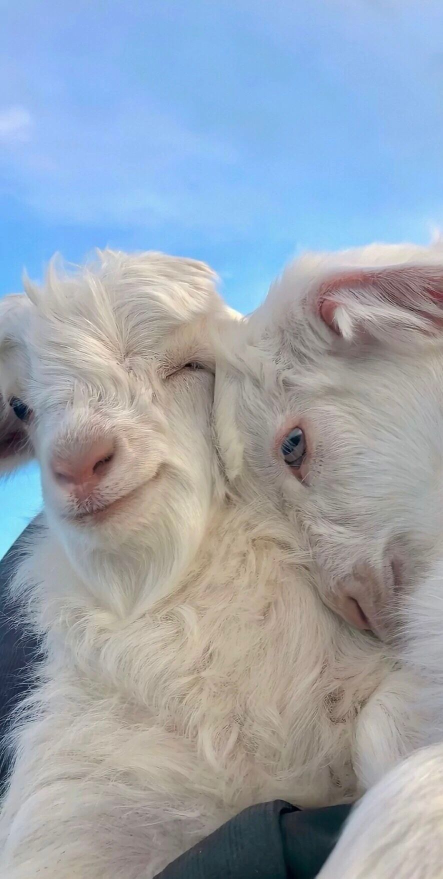
#> input picture practises/sheep.png, 886 x 1757 px (shown at 1/2 size)
$ python PIL_notes.py
#> lines starting #> are read from the running program, lines starting #| are printed output that depends on the picture
from PIL import Image
import numpy as np
'''
'''

img=Image.open(r"sheep.png")
#> img is the input picture: PIL image 886x1757 RGB; mean R, G, B 153.8, 164.2, 176.6
# print(img)
# img.show()
w,h=img.size
#> w = 886; h = 1757
print(w,h)
#| 886 1757
print(img.getbands())#返回元组通道
#| ('R', 'G', 'B')
print(img.mode)#返回字符串通道模式
#| RGB
p=img.getpixel((100,100))#查看某个像素值
#> p = (139, 186, 242)
print(p)
#| (139, 186, 242)

img1=img.convert("L")#转为1通道灰度图
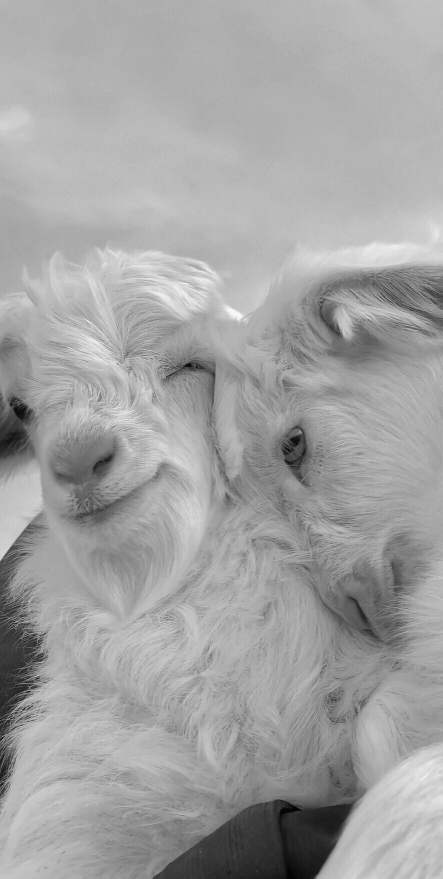
#> img1: PIL image 886x1757 L (shown at 1/2 size); min 1, max 253, mean 162.5
print(img1.mode)
#| L
# img.show()
p1=img1.getpixel((100,100))#查看某个像素值
#> p1 = 178
print(p1)
#| 178

img2=img1.convert("RGB")
print(img2.mode)#转为RGB
#| RGB
# img.show()
p2=img2.getpixel((100,100))#查看某个像素值
#> p2 = (178, 178, 178)
print(p2)
#| (178, 178, 178)

#缩放
img3=img.resize((230,230))
# img3=img.resize((w//4,h//4))#等比缩放
# img3.show()
img3.save("2.jpg")
#抠图
img4=img.crop((0,400,500,1200))
# img4.show()
img4.save("3.jpg")
#旋转
img5=img4.rotate(45)
# img5.show()
#粘贴
img1.paste(img4)
# img1.show()

#翻转
img6=img4.transpose(Image.FLIP_LEFT_RIGHT)#左右翻转
# img6.show()
img7=img4.transpose(Image.FLIP_TOP_BOTTOM)#上下翻转
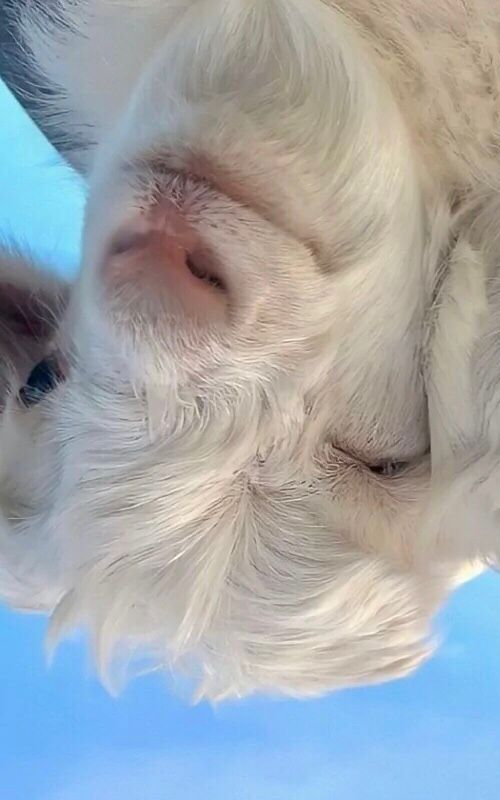
#> img7: PIL image 500x800 RGB; mean R, G, B 160.8, 167.3, 172.4
# [17 lines of commented-out code are left out]
img_data=np.array(img)
print(img_data)
#> (printed output is left out)
print(img_data.shape)#格式(h,w,c)
#| (1757, 886, 3)
B_data=img_data[...,1]
print(f"B_data类型{B_data.dtype}")
#| B_data类型uint8
B1_data=np.expand_dims(B_data,axis=2)
back_data=np.zeros((1757,886,1),dtype=np.uint8)
print(f"back_data类型{back_data.dtype}")
blue_data=np.concatenate((back_data,B1_data,back_data),axis=2)
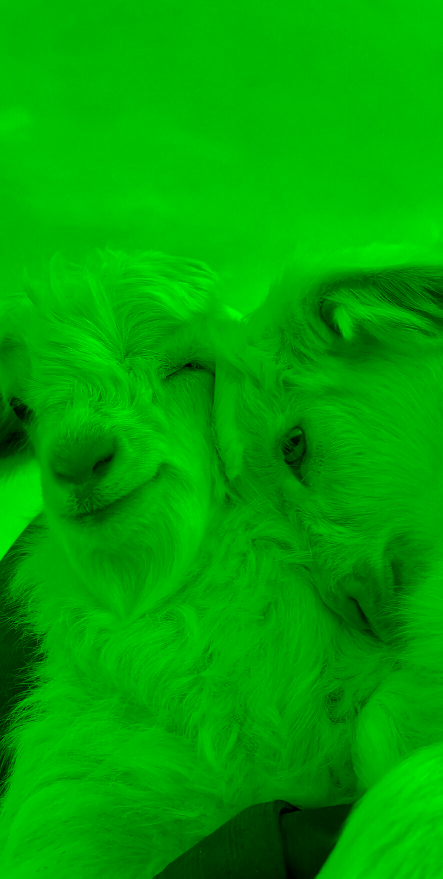
#> blue_data: shape (1757, 886, 3) (shown at 1/2 size); mean of channels 0, 1, 2 0, 164.2, 0; drawn as R, G, B
B_data=B_data.transpose((1,0))#改变图片的data也能翻转
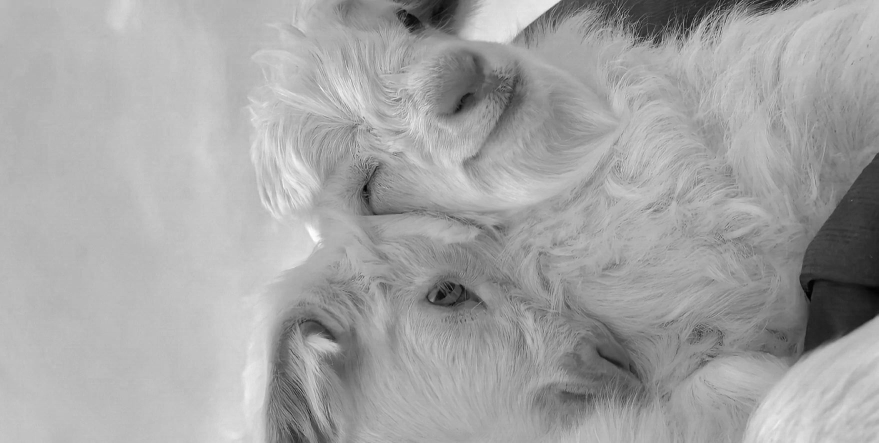
#> B_data: shape (886, 1757) (shown at 1/2 size); min 0, max 255, mean 164.2
print(B_data.shape)
#| (886, 1757)
print(f"bule_data类型{blue_data.dtype}")
#| bule_data类型uint8
# bule_data=np.array(blue_data,dtype="uint8")
#numpy转图片
img11=Image.fromarray(blue_data)
print(img11.mode)
#| RGB
# img11.show()
img_data1=img_data[:850,:450,:]
img_data2=img_data[:850,450:,:]
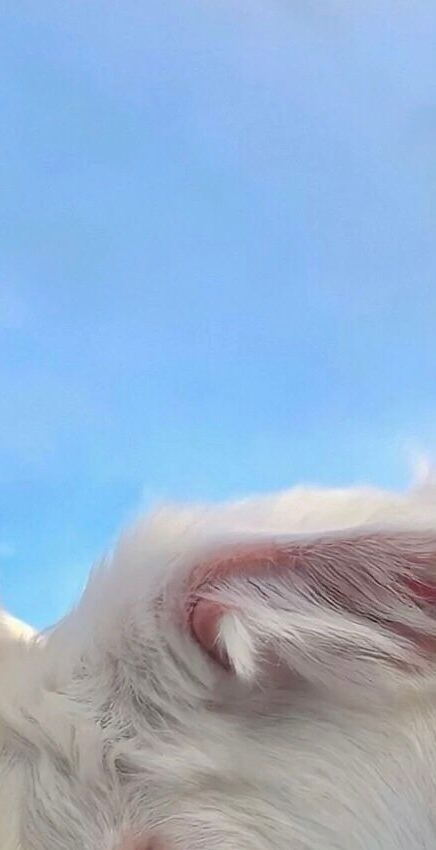
#> img_data2: shape (850, 436, 3); mean R, G, B 150.4, 177.2, 207.8
img_data3=img_data[850:,:450,:]
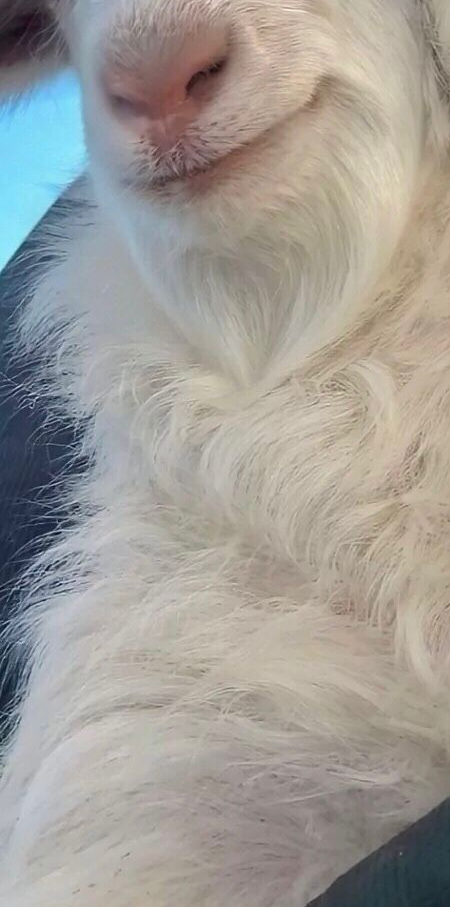
#> img_data3: shape (907, 450, 3); mean R, G, B 160, 156.5, 151
img_data4=img_data[850:,450:,:]
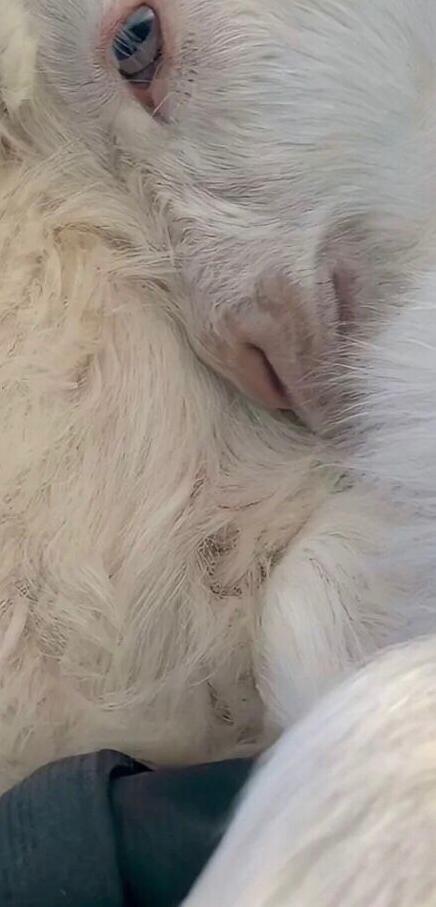
#> img_data4: shape (907, 436, 3); mean R, G, B 150.3, 143.3, 136.4
img_1=Image.fromarray(img_data1)
img_2=Image.fromarray(img_data2)
img_3=Image.fromarray(img_data3)
img_4=Image.fromarray(img_data4)
img_1.show()
img_2.show()
img_3.show()
img_4.show()
